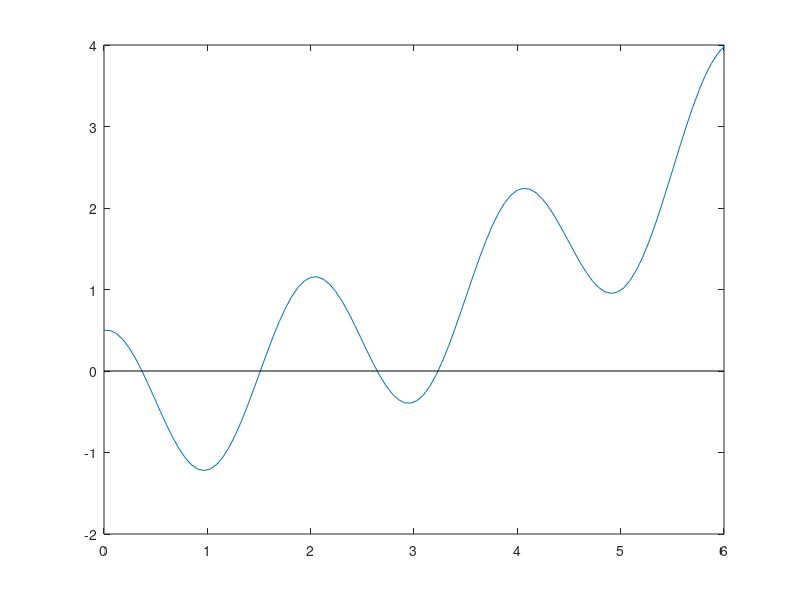

Write MATLAB code to recreate this figure.
clear all;
clc;
more off;
disp("EJERCICIOS PRACTICOS -- ECUACIONES");
disp("");
%
%Ejercicio 10
%
disp("Ejercicio 10.-");
%
function y=f(x)
  y=exp(x/4)+cos(pi*x)-1.5;
endfunction
%
function [m n nf]=triseccion(a,b,e)
  fa=f(a); fb=f(b);
  n=0; nf=2;
  do
    n++;
    m1=(2*a+b)/3;
    m2=(a+2*b)/3;
    fm1=f(m1); nf++;
    if fa*fm1<0 %tercio izquierdo
      b=m1; fb=fm1;
    else 
      fm2=f(m2); nf++;
      if fm2*fb<0 %tercio derecho
        a=m2; fa=fm2;
      else %tercio central
        a=m1; fa=fm1;
        b=m2; fb=fm2;
      endif
    endif
  until b-a<=2*e;
  m=(a+b)/2;
endfunction
%
%grafica [0,100]
figure(1);
x=linspace(0,6,100);
y=f(x);
plot(x,y,[0 6],[0 0], 'k');
%
nodos=[0 1 2 3 4];
for i=2:length(nodos)
  [m n nf] = triseccion(nodos(i-1),nodos(i),1e-8);
  printf("Raiz %14.8f en %d iteraciones con %d evaluaciones\n",m,n,nf);
endfor
% en todos sale 17 iteraciones ya que todos tienen la misma longitud de intervalo y la misma cota
disp("======== FIN DEL EJERCICIO ========");